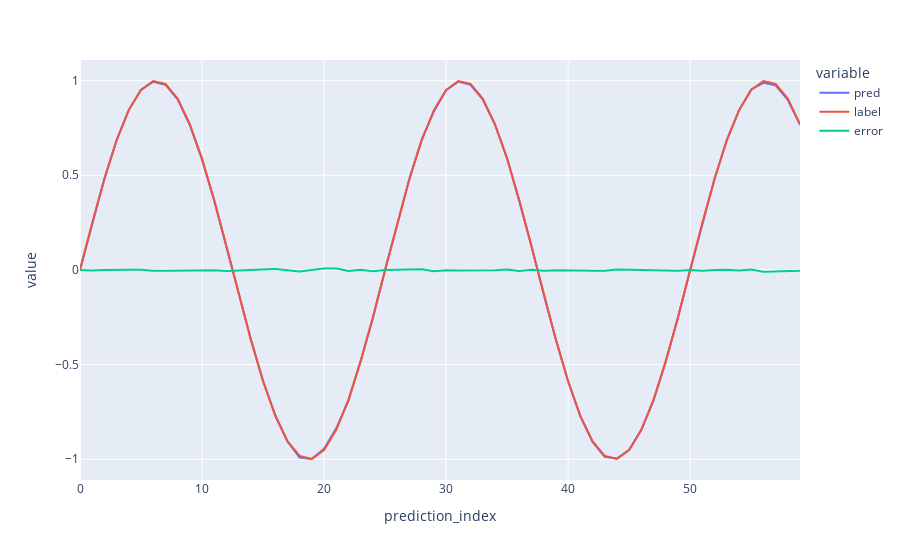

The notebook cell saved with this chart:
### Code cell
plot_df ={'prediction_index': np.arange(pred_horizon),
          'pred': output[-pred_horizon:],
          'label': label_test[-pred_horizon:],
          'error': output[-pred_horizon:]-label_test[-pred_horizon:]}

fig = px.line(plot_df, x='prediction_index', y=['pred','label','error'])
fig.show()

### Figure 1 — Plotly figure (JSON) as saved in the notebook; plotly's stock layout.template omitted (floating-point values rounded to 4 significant figures)
{"data": [{"hovertemplate": "variable=pred<br>prediction_index=%{x}<br>value=%{y}<extra></extra>", "legendgroup": "pred", "line": {"color": "#636efa", "dash": "solid"}, "marker": {"symbol": "circle"}, "mode": "lines", "name": "pred", "orientation": "v", "showlegend": true, "type": "scatter", "x": [0, 1, 2, 3, 4, 5, 6, 7, 8, 9, 10, 11, 12, 13, 14, 15, 16, 17, 18, 19, 20, 21, 22, 23, 24, 25, 26, 27, 28, 29, 30, 31, 32, 33, 34, 35, 36, 37, 38, 39, 40, 41, 42, 43, 44, 45, 46, 47, 48, 49, 50, 51, 52, 53, 54, 55, 56, 57, 58, 59], "xaxis": "x", "y": [0.0002196, 0.2454, 0.4815, 0.6864, 0.8457, 0.9515, 0.9942, 0.9784, 0.9016, 0.7658, 0.5822, 0.366, 0.1202, -0.1269, -0.3658, -0.5854, -0.766, -0.9061, -0.9903, -0.9985, -0.944, -0.8367, -0.69, -0.4806, -0.255, -0.0008861, 0.2484, 0.4829, 0.6882, 0.8371, 0.9492, 0.9947, 0.9782, 0.9014, 0.7686, 0.59, 0.3622, 0.1259, -0.1299, -0.3698, -0.5887, -0.7731, -0.9087, -0.9866, -0.9957, -0.9498, -0.8439, -0.6891, -0.4842, -0.253, -0.0003295, 0.2439, 0.4822, 0.6861, 0.8417, 0.9536, 0.9887, 0.9749, 0.8984, 0.7661], "yaxis": "y"}, {"hovertemplate": "variable=label<br>prediction_index=%{x}<br>value=%{y}<extra></extra>", "legendgroup": "label", "line": {"color": "#EF553B", "dash": "solid"}, "marker": {"symbol": "circle"}, "mode": "lines", "name": "label", "orientation": "v", "showlegend": true, "type": "scatter", "x": [0, 1, 2, 3, 4, 5, 6, 7, 8, 9, 10, 11, 12, 13, 14, 15, 16, 17, 18, 19, 20, 21, 22, 23, 24, 25, 26, 27, 28, 29, 30, 31, 32, 33, 34, 35, 36, 37, 38, 39, 40, 41, 42, 43, 44, 45, 46, 47, 48, 49, 50, 51, 52, 53, 54, 55, 56, 57, 58, 59], "xaxis": "x", "y": [-1.763e-14, 0.2487, 0.4818, 0.6845, 0.8443, 0.9511, 0.998, 0.9823, 0.9048, 0.7705, 0.5878, 0.3681, 0.1253, -0.1253, -0.3681, -0.5878, -0.7705, -0.9048, -0.9823, -0.998, -0.9511, -0.8443, -0.6845, -0.4818, -0.2487, 1.765e-14, 0.2487, 0.4818, 0.6845, 0.8443, 0.9511, 0.998, 0.9823, 0.9048, 0.7705, 0.5878, 0.3681, 0.1253, -0.1253, -0.3681, -0.5878, -0.7705, -0.9048, -0.9823, -0.998, -0.9511, -0.8443, -0.6845, -0.4818, -0.2487, -3.914e-15, 0.2487, 0.4818, 0.6845, 0.8443, 0.9511, 0.998, 0.9823, 0.9048, 0.7705], "yaxis": "y"}, {"hovertemplate": "variable=error<br>prediction_index=%{x}<br>value=%{y}<extra></extra>", "legendgroup": "error", "line": {"color": "#00cc96", "dash": "solid"}, "marker": {"symbol": "circle"}, "mode": "lines", "name": "error", "orientation": "v", "showlegend": true, "type": "scatter", "x": [0, 1, 2, 3, 4, 5, 6, 7, 8, 9, 10, 11, 12, 13, 14, 15, 16, 17, 18, 19, 20, 21, 22, 23, 24, 25, 26, 27, 28, 29, 30, 31, 32, 33, 34, 35, 36, 37, 38, 39, 40, 41, 42, 43, 44, 45, 46, 47, 48, 49, 50, 51, 52, 53, 54, 55, 56, 57, 58, 59], "xaxis": "x", "y": [0.0002196, -0.003324, -0.0002749, 0.001895, 0.001365, 0.000493, -0.003792, -0.00386, -0.003253, -0.00476, -0.005539, -0.002116, -0.005147, -0.001616, 0.002313, 0.002377, 0.004531, -0.001297, -0.007967, -0.0004795, 0.007098, 0.007639, -0.005458, 0.001115, -0.006274, -0.0008861, -0.0002586, 0.001114, 0.003641, -0.007246, -0.001823, -0.003335, -0.004075, -0.00344, -0.00195, 0.00217, -0.005891, 0.0005793, -0.004519, -0.00172, -0.0009489, -0.002604, -0.003826, -0.004286, 0.002314, 0.001224, 0.0004624, -0.00453, -0.002484, -0.004346, -0.0003295, -0.004802, 0.0004096, 0.001536, -0.00264, 0.002512, -0.009312, -0.007397, -0.006404, -0.004446], "yaxis": "y"}], "layout": {"legend": {"title": {"text": "variable"}, "tracegroupgap": 0}, "margin": {"t": 60}, "xaxis": {"anchor": "y", "domain": [0, 1], "title": {"text": "prediction_index"}}, "yaxis": {"anchor": "x", "domain": [0, 1], "title": {"text": "value"}}}}
